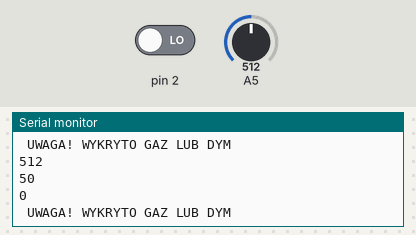
A sketch run on a simulated Arduino Uno, built with avr-gcc and run on an emulated ATmega328P. Shown: the last lines printed to the serial monitor. Inputs (shaded band) come from the test bench; at power-on: A5 = 512, pin 2 LOW.

Above: at 1.8 s.
1.9 s: A5 set to 716
At 2.6 s:
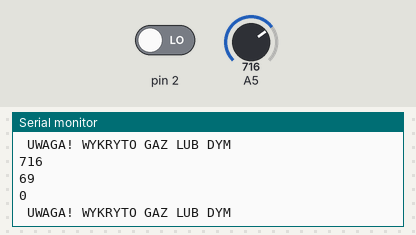
3.4 s: pin 2 driven HIGH
4.9 s: A5 set to 900
At 5.8 s:
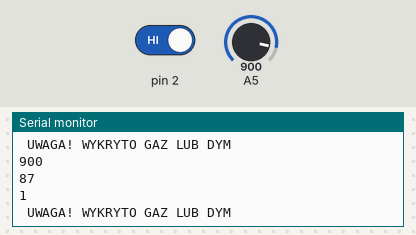
Timing chart, 0 to 7.9 s (numbered marks = the images above; inputs shaded):
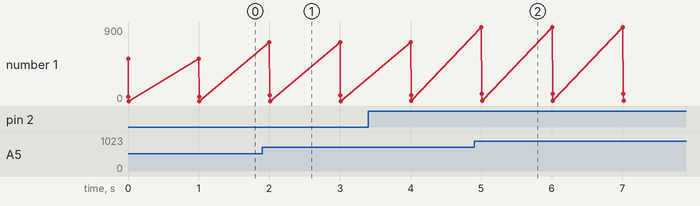

Measured:
- after the input at 1.9 s, the serial monitor: prints a new line after 0.10 s (image 1)
- after the input at 4.9 s, the serial monitor: prints a new line after 0.10 s (image 2)
- plotted number 1: 0 → 1 after the input at 3.4 s

The sketch:

czujnik_dymu_i_gazu.ino
```cpp
int wartoscAnalog = 0;
byte wartoscZmapowana = 0;
char info[96];

void setup() {
  Serial.begin(9600);
  pinMode(2, INPUT);
}
void loop() {
  wartoscAnalog = analogRead(A5);
  wartoscZmapowana = map(wartoscAnalog, 0, 1023, 0, 100);

  Serial.println(wartoscAnalog);
  Serial.println(wartoscZmapowana);

  if (wartoscZmapowana > 20) {
    Serial.print(info);
    Serial.println(digitalRead(2));
    Serial.println(F(" UWAGA! WYKRYTO GAZ LUB DYM "));
    }
  else {
    Serial.println(info);
    Serial.println(digitalRead(2));
    }
  delay(1000);
}
```
